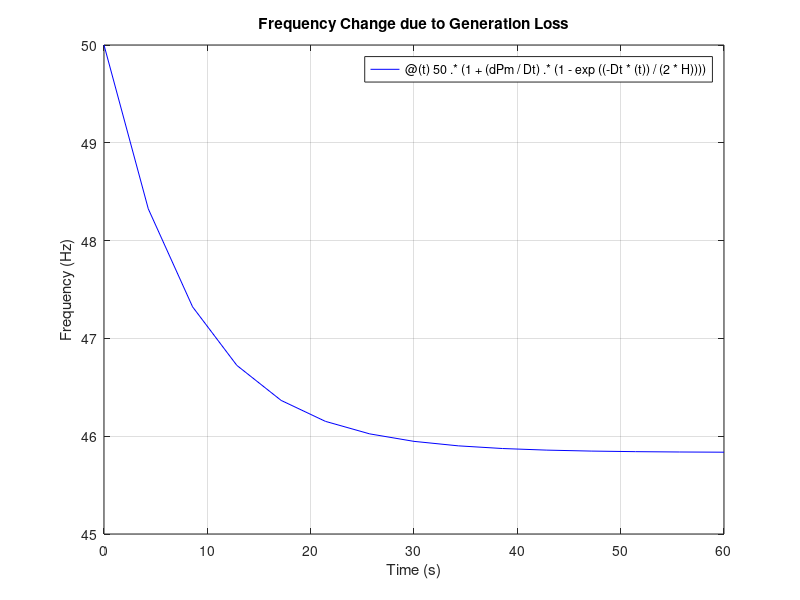
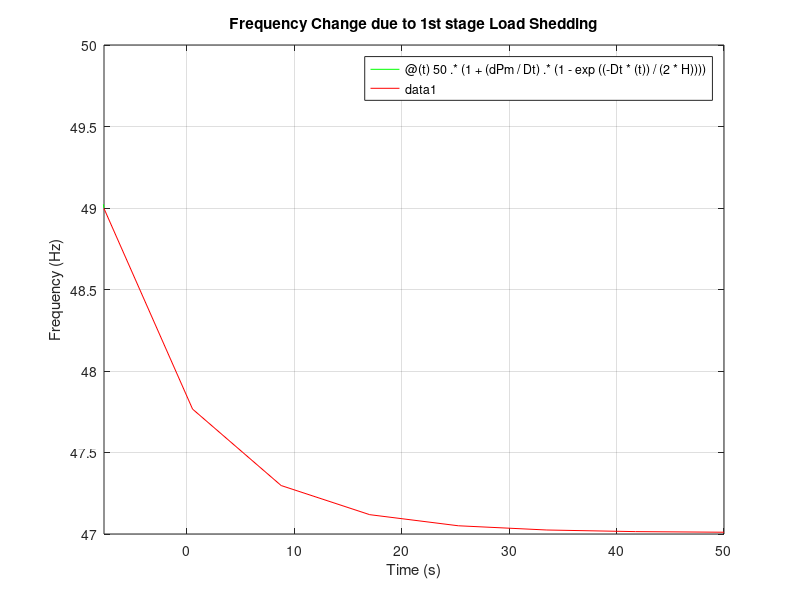
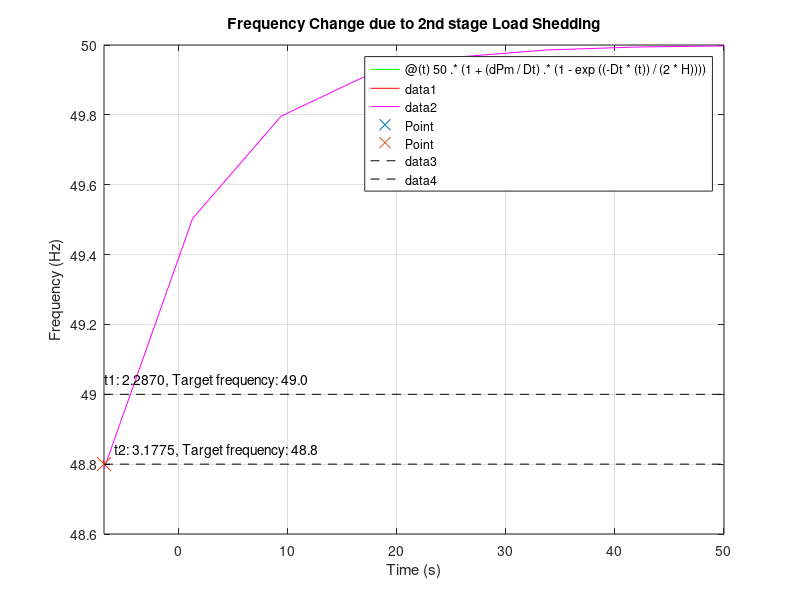

Write MATLAB code to recreate these figures, in order.
%Global Variables
clear;
clc;
PerUnitBase=10000;
SystemDemand=12000;
dPl0=SystemDemand./PerUnitBase;
dPm=-0.1;
H=5;
D=1;
PL0=SystemDemand/PerUnitBase;
Dt=D*PL0;

%Frequency Change due to Generation Loss
fgl=@(t) 50.*(1+(dPm / Dt) .* (1 - exp((-Dt * (t)) / (2 * H))));
figure;
fplot (fgl,[0 60], 'b');
grid on
xticklabels({'0','10','20','30','40','50','60'})
xlabel('Time (s)');  % Label for the horizontal axis
ylabel('Frequency (Hz)');  % Label for the vertical axis
title('Frequency Change due to Generation Loss');

% Frequency Change due to 1st stage Load Shedding
UFLSblock1st = 49;
LoadShedPercent1st = 2.5
LoadShed1st = LoadShedPercent1st / 100;
dPl1 = -1*(LoadShed1st .* SystemDemand) / PerUnitBase;
t1 = ((-2 * H) / Dt) * log(1 - (Dt / dPm) * ((UFLSblock1st - 50) / 50))
Dt1 = (dPl0 - -1*dPl1) * D;
f1 =@(t) 50 .* (1 + (dPm / Dt1) .* (1 - exp((-Dt1 * (t)) / (2 * H))) + (-1*dPl1 / Dt1) .* (1 - exp((-Dt1 * (t - t1)) / (2 * H))));

figure;
fplot (fgl,[0 t1], 'g');
grid on;
hold on;
fplot (f1,[t1 60], 'r');
hold off;
xticklabels({'0', '10', '20', '30', '40', '50', '60'});
xlabel('Time (s)');  % Label for the horizontal axis
ylabel('Frequency (Hz)');  % Label for the vertical axis
title('Frequency Change due to 1st stage Load Shedding');

% Frequency Change due to 2nd stage Load Shedding
UFLSblock2nd = 48.8
LoadShedPercent2nd = 5.833
LoadShed2nd = LoadShedPercent2nd / 100;
dPl2 = -1*(LoadShed2nd .* SystemDemand) / PerUnitBase;
Dt2 = (dPl0 - -1*dPl1 - -1*dPl2) * D;
% Find the time corresponding to frequency 48.8 Hz
t1_inter=[0:0.001:60];
f1_inter=50 .* (1 + (dPm / Dt1) .* (1 - exp((-Dt1 * (t1_inter)) / (2 * H))) + (-1*dPl1 / Dt1) .* (1 - exp((-Dt1 * (t1_inter - t1)) / (2 * H))));
target_frequency = 48.8;
t2= interp1(f1_inter, t1_inter, target_frequency, 'linear', 'extrap')
f2 =@(t) 50 .* (1 + (dPm / Dt2) .* (1 - exp((-Dt2 * (t)) / (2 * H))) + (-1*dPl1 / Dt2) .* (1 - exp((-Dt2 * (t - t1)) / (2 * H))) + (-1*dPl2 / Dt2) .* (1 - exp((-Dt2 * (t - t2)) / (2 * H))));
figure;
fplot (fgl,[0 t1], 'g');
grid on;
hold on;
fplot (f1,[t1 t2], 'r');
fplot (f2,[t2 60], 'm');
grid on;
% Plot the marker at the calculated time
plot(t1, UFLSblock1st, 'x', 'MarkerSize', 10, 'DisplayName', 'Point');
plot(t2, UFLSblock2nd, 'x', 'MarkerSize', 10, 'DisplayName', 'Point');
% Extend vertical and horizontal dashed lines
% line([t1 t1], ylim, 'Color', 'k', 'LineStyle', '--'); % Vertical line
line(xlim, [UFLSblock1st UFLSblock1st], 'Color', 'k', 'LineStyle', '--'); % Horizontal line
line(xlim, [UFLSblock2nd UFLSblock2nd], 'Color', 'k', 'LineStyle', '--'); % Horizontal line
% Display the marker coordinates with an offset
Aoffset_x = 0.9; % Offset for x-coordinate
Aoffset_y = 0.02; % Offset for y-coordinate
text(t1 + Aoffset_x, UFLSblock1st + Aoffset_y, ...
    sprintf('t1: %.4f, Target frequency: %.1f', t1, UFLSblock1st), ...
    'VerticalAlignment', 'bottom', 'HorizontalAlignment', 'left');
% Display the marker coordinates with an offset
Boffset_x = 1.0; % Offset for x-coordinate
Boffset_y = 0.02; % Offset for y-coordinate
text(t2 + Boffset_x, UFLSblock2nd + Boffset_y, ...
    sprintf('t2: %.4f, Target frequency: %.1f', t2, UFLSblock2nd), ...
    'VerticalAlignment', 'bottom', 'HorizontalAlignment', 'left');
xticklabels({'0', '10', '20', '30', '40', '50', '60'});
xlabel('Time (s)');  % Label for the horizontal axis
ylabel('Frequency (Hz)');  % Label for the vertical axis
title('Frequency Change due to 2nd stage Load Shedding');





% % Frequency Change due to 3rd stage Load Shedding
% UFLSblock3rd = 48.6
% LoadShedPercent3rd = 8.333
% LoadShed3rd = LoadShedPercent3rd / 100;
% dPl3 = (-1*LoadShed3rd .* SystemDemand) / PerUnitBase;
% Dt3 = (dPl0 - -1*dPl1 - -1*dPl2--1*dPl3) * D;



% % Find the time corresponding to frequency 48.6 Hz
% target_frequency2 = 48.6;
% t2_inter=[0:0.001:60];
% f2_inter=50 .* (1 + (dPm / Dt2) .* (1 - exp((-Dt2 * (t2_inter)) / (2 * H))) + (-1*dPl1 / Dt2) .* (1 - exp((-Dt2 * (t2_inter - t1)) / (2 * H))) + (-1*dPl2 / Dt2) .* (1 - exp((-Dt2 * (t2_inter - t2)) / (2 * H))));
% t3 = interp1(f2_inter, t2_inter, target_frequency2, 'linear', 'extrap')
% f3 =@(t) 50 .* (1 + (dPm / Dt3) .* (1 - exp((-Dt3 * (t)) / (2 * H))) + (-1*dPl1 / Dt3) .* (1 - exp((-Dt3 * (t - t1)) / (2 * H))) + (-1*dPl2 / Dt3) .* (1 - exp((-Dt3 * (t - t2)) / (2 * H))) + (-1*dPl3 / Dt3) .* (1 - exp((-Dt3 * (t - t3)) / (2 * H))));
% figure;
% fplot (fgl,[0 t1], 'black');
% grid on;
% hold on;
% fplot (f1,[t1 t2],'g');
% fplot (f2,[t2 t3],'r');
% fplot (f3,[t3 60],'b');
% % Plot the marker at the calculated time
% plot(t1, UFLSblock1st, 'x', 'MarkerSize', 10, 'DisplayName', 'Point');
% plot(t2, UFLSblock2nd, 'x', 'MarkerSize', 10, 'DisplayName', 'Point');
% plot(t3, UFLSblock3rd, 'x', 'MarkerSize', 10, 'DisplayName', 'Point');
% xticklabels({'0', '10', '20', '30', '40', '50', '60'});
% xlabel('Time (s)');  % Label for the horizontal axis
% ylabel('Frequency (Hz)');  % Label for the vertical axis
% title('Frequency Change due to 3rd stage Load Shedding');
